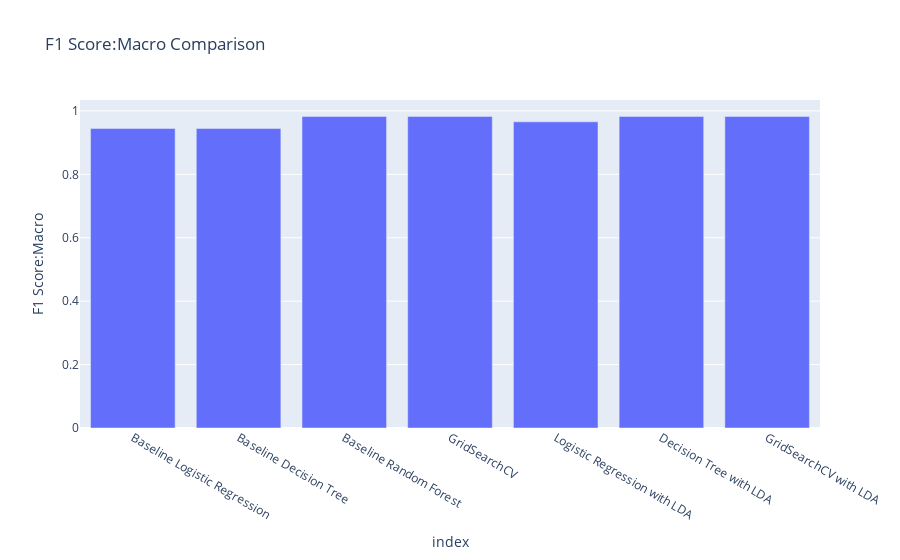

Here is the notebook cell this chart was saved with:
### Code cell
fig = px.bar(df_model_compare, x=df_model_compare.index, y='F1 Score:Macro', title='F1 Score:Macro Comparison')
fig.show()

### Figure 1 — Plotly figure (JSON) as saved in the notebook; plotly's stock layout.template omitted (floating-point values rounded to 4 significant figures)
{"data": [{"alignmentgroup": "True", "hovertemplate": "index=%{x}<br>F1 Score:Macro=%{y}<extra></extra>", "legendgroup": "", "marker": {"color": "#636efa"}, "name": "", "offsetgroup": "", "orientation": "v", "showlegend": false, "textposition": "auto", "type": "bar", "x": ["Baseline Logistic Regression", "Baseline Decision Tree", "Baseline Random Forest", "GridSearchCV", "Logistic Regression with LDA", "Decision Tree with LDA", "GridSearchCV with LDA"], "xaxis": "x", "y": ["0.9444", "0.9444", 0.9827, 0.9827, 0.9656, 0.9827, 0.9827], "yaxis": "y"}], "layout": {"barmode": "relative", "legend": {"tracegroupgap": 0}, "title": {"text": "F1 Score:Macro Comparison"}, "xaxis": {"anchor": "y", "domain": [0, 1], "title": {"text": "index"}}, "yaxis": {"anchor": "x", "domain": [0, 1], "title": {"text": "F1 Score:Macro"}}}}
